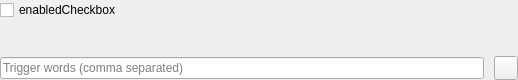
<?xml version="1.0" encoding="UTF-8"?>
<ui version="4.0">
 <class>lora</class>
 <widget class="QWidget" name="lora">
  <property name="geometry">
   <rect>
    <x>0</x>
    <y>0</y>
    <width>518</width>
    <height>80</height>
   </rect>
  </property>
  <property name="sizePolicy">
   <sizepolicy hsizetype="Preferred" vsizetype="Preferred">
    <horstretch>0</horstretch>
    <verstretch>0</verstretch>
   </sizepolicy>
  </property>
  <property name="maximumSize">
   <size>
    <width>16777215</width>
    <height>16777215</height>
   </size>
  </property>
  <property name="font">
   <font>
    <pointsize>9</pointsize>
   </font>
  </property>
  <property name="windowTitle">
   <string>Form</string>
  </property>
  <layout class="QGridLayout" name="gridLayout_2">
   <property name="leftMargin">
    <number>0</number>
   </property>
   <property name="topMargin">
    <number>0</number>
   </property>
   <property name="rightMargin">
    <number>0</number>
   </property>
   <property name="bottomMargin">
    <number>0</number>
   </property>
   <property name="spacing">
    <number>0</number>
   </property>
   <item row="0" column="0">
    <layout class="QGridLayout" name="gridLayout">
     <property name="horizontalSpacing">
      <number>0</number>
     </property>
     <item row="0" column="0" rowspan="2">
      <widget class="QWidget" name="lora_container" native="true">
       <layout class="QGridLayout" name="gridLayout_3">
        <property name="leftMargin">
         <number>0</number>
        </property>
        <property name="topMargin">
         <number>0</number>
        </property>
        <property name="rightMargin">
         <number>0</number>
        </property>
        <property name="bottomMargin">
         <number>0</number>
        </property>
        <property name="horizontalSpacing">
         <number>5</number>
        </property>
        <property name="verticalSpacing">
         <number>10</number>
        </property>
        <item row="0" column="0">
         <widget class="QCheckBox" name="enabledCheckbox">
          <property name="text">
           <string>enabledCheckbox</string>
          </property>
         </widget>
        </item>
        <item row="2" column="0">
         <widget class="QLineEdit" name="trigger_word_edit">
          <property name="toolTip">
           <string>&lt;html&gt;&lt;head/&gt;&lt;body&gt;&lt;p&gt;Some LoRA require a trigger word to activate.&lt;/p&gt;&lt;p&gt;Make a note here for your records.&lt;/p&gt;&lt;/body&gt;&lt;/html&gt;</string>
          </property>
          <property name="placeholderText">
           <string>Trigger words (comma separated)</string>
          </property>
         </widget>
        </item>
        <item row="2" column="2">
         <widget class="QPushButton" name="delete_button">
          <property name="minimumSize">
           <size>
            <width>24</width>
            <height>24</height>
           </size>
          </property>
          <property name="maximumSize">
           <size>
            <width>24</width>
            <height>24</height>
           </size>
          </property>
          <property name="cursor">
           <cursorShape>PointingHandCursor</cursorShape>
          </property>
          <property name="toolTip">
           <string>Delete model</string>
          </property>
          <property name="text">
           <string/>
          </property>
          <property name="icon">
           <iconset resource="../../../resources/feather.qrc">
            <normaloff>:/dark/icons/feather/dark/trash-2.svg</normaloff>:/dark/icons/feather/dark/trash-2.svg</iconset>
          </property>
         </widget>
        </item>
        <item row="1" column="0" colspan="3">
         <widget class="SliderWidget" name="scale_slider" native="true">
          <property name="sizePolicy">
           <sizepolicy hsizetype="Preferred" vsizetype="Preferred">
            <horstretch>0</horstretch>
            <verstretch>0</verstretch>
           </sizepolicy>
          </property>
          <property name="minimumSize">
           <size>
            <width>0</width>
            <height>0</height>
           </size>
          </property>
          <property name="slider_minimum" stdset="0">
           <number>0</number>
          </property>
          <property name="slider_maximum" stdset="0">
           <number>100</number>
          </property>
          <property name="spinbox_minimum" stdset="0">
           <double>0.000000000000000</double>
          </property>
          <property name="spinbox_maximum" stdset="0">
           <double>1.000000000000000</double>
          </property>
          <property name="display_as_float" stdset="0">
           <bool>true</bool>
          </property>
          <property name="settings_property" stdset="0">
           <string>lora.scale</string>
          </property>
          <property name="slider_single_step" stdset="0">
           <number>1</number>
          </property>
          <property name="slider_page_step" stdset="0">
           <number>5</number>
          </property>
          <property name="spinbox_single_step" stdset="0">
           <double>0.010000000000000</double>
          </property>
          <property name="spinbox_page_step" stdset="0">
           <double>0.100000000000000</double>
          </property>
          <property name="label_text" stdset="0">
           <string>Scale</string>
          </property>
          <property name="table_id" stdset="0">
           <number>0</number>
          </property>
         </widget>
        </item>
       </layout>
      </widget>
     </item>
    </layout>
   </item>
  </layout>
 </widget>
 <customwidgets>
  <customwidget>
   <class>SliderWidget</class>
   <extends>QWidget</extends>
   <header>airunner/gui/widgets/slider/slider_widget</header>
   <container>1</container>
  </customwidget>
 </customwidgets>
 <resources>
  <include location="../../../resources/feather.qrc"/>
 </resources>
 <connections>
  <connection>
   <sender>trigger_word_edit</sender>
   <signal>textChanged(QString)</signal>
   <receiver>lora</receiver>
   <slot>action_changed_trigger_words(QString)</slot>
   <hints>
    <hint type="sourcelabel">
     <x>402</x>
     <y>77</y>
    </hint>
    <hint type="destinationlabel">
     <x>404</x>
     <y>-14</y>
    </hint>
   </hints>
  </connection>
  <connection>
   <sender>enabledCheckbox</sender>
   <signal>toggled(bool)</signal>
   <receiver>lora</receiver>
   <slot>action_toggled_lora_enabled(bool)</slot>
   <hints>
    <hint type="sourcelabel">
     <x>99</x>
     <y>2</y>
    </hint>
    <hint type="destinationlabel">
     <x>88</x>
     <y>0</y>
    </hint>
   </hints>
  </connection>
  <connection>
   <sender>delete_button</sender>
   <signal>clicked()</signal>
   <receiver>lora</receiver>
   <slot>action_clicked_button_deleted()</slot>
   <hints>
    <hint type="sourcelabel">
     <x>508</x>
     <y>62</y>
    </hint>
    <hint type="destinationlabel">
     <x>520</x>
     <y>12</y>
    </hint>
   </hints>
  </connection>
 </connections>
 <slots>
  <slot>action_toggled_lora_enabled(bool)</slot>
  <slot>action_changed_trigger_words(QString)</slot>
  <slot>action_text_changed_trigger_word(QString)</slot>
  <slot>action_clicked_button_deleted()</slot>
 </slots>
</ui>
